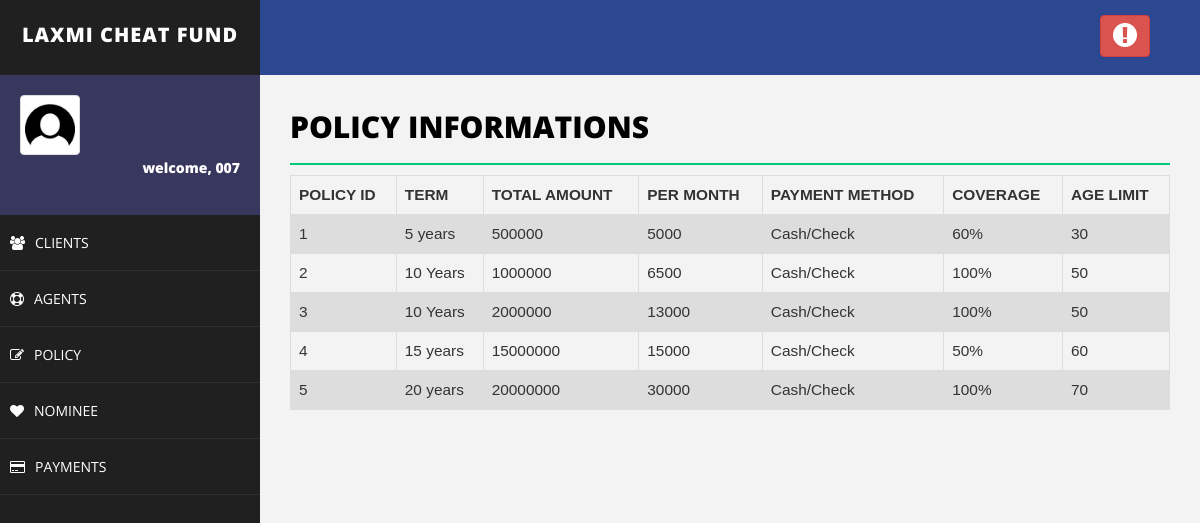
Screenshot of /policy.php (signed in) with the database file from the repository.
### tables this page shows
CREATE TABLE `policy` (
  `policy_id` varchar(50) NOT NULL,
  `term` varchar(50) NOT NULL,
  `health_status` varchar(50) NOT NULL,
  `system` varchar(50) NOT NULL,
  `payment_method` varchar(50) NOT NULL,
  `coverage` varchar(50) NOT NULL,
  `age_limit` varchar(20) NOT NULL
);

### policy.php (the view, shortened to what this page needs)
<!DOCTYPE html>
<html>
<head>
    <link href="assets/css/bootstrap.css" rel="stylesheet" />
    <link href="assets/css/font-awesome.css" rel="stylesheet" />
    <link href="assets/css/basic.css" rel="stylesheet" />
    <link href="assets/css/custom.css" rel="stylesheet" />
</head>
<body>
<?php include 'header.php';
?>
        <div id="page-wrapper">
                <div class="row">
                    <div class="col-md-12">
                        <h1 class="page-head-line">Policy Informations
						</h1>
                    </div>
                </div>
<?php
include'connection.php';
	$sql = "SELECT policy_id,term,health_status,system,payment_method,coverage, age_limit FROM policy";
	$result = $conn->query($sql);
    echo "<table class=\"table\">\n";
    echo "  <tr>\n";
    echo "    <th>POLICY ID</th>\n";
    echo "    <th>TERM</th>\n";
    echo "    <th>TOTAL AMOUNT</th>\n";
    echo "    <th>PER MONTH</th>\n";
	echo "    <th>PAYMENT METHOD</th>\n";
    echo "    <th>COVERAGE</th>\n";
    echo "    <th>AGE LIMIT</th>\n";
    echo "  </tr>";
	if ($result->num_rows > 0) {
	while($row = $result->fetch_assoc()) {
		echo "<tr>\n";
		echo "    <td>".$row["policy_id"]."</td>\n";
		echo "    <td>".$row["term"]."</td>\n";
		echo "    <td>".$row["health_status"]."</td>\n";
		echo "    <td>".$row["system"]."</td>\n";
		echo "    <td>".$row["payment_method"]."</td>\n";
		echo "    <td>".$row["coverage"]."</td>\n";
		echo "    <td>".$row["age_limit"]."</td>\n";
	}
	echo "</table>\n";
	} else {
    echo "0 results";
}
?>
        </div>
    </div>
</body>
</html>

### assets/css/basic.css (style rules this page uses)
body { font-family: 'Open Sans', sans-serif; line-height:25px; }
#page-wrapper { padding: 15px 15px; min-height: 600px; background: #F3F3F3; }
.page-head-line { font-size: 30px; text-transform: uppercase; color: #000; font-weight: 800; padding-bottom: 20px; border-bottom: 2px solid #00CA79; margin-bottom: 10px; }
@media (min-width:768px) { #page-wrapper { margin: 0 0 0 260px; padding: 15px 30px; min-height: 1200px; } }

### policy.php (style rules this page uses)
table { font-family: arial, sans-serif; border-collapse: collapse; width: 100%; margin-left:0%; font-size:110%; }
td, th { border: 1px solid #dddddd; text-align: left; padding: 8px; }
tr:nth-child(even) { background-color: #dddddd; }

### rows the page displays
policy: policy_id "1", term "5 years", health_status "500000", system "5000", payment_method "Cash/Check", coverage "60%", age_limit "30"
policy: policy_id "2", term "10 Years", health_status "1000000", system "6500", payment_method "Cash/Check", coverage "100%", age_limit "50"
policy: policy_id "3", term "10 Years", health_status "2000000", system "13000", payment_method "Cash/Check", coverage "100%", age_limit "50"
policy: policy_id "4", term "15 years", health_status "15000000", system "15000", payment_method "Cash/Check", coverage "50%", age_limit "60"
policy: policy_id "5", term "20 years", health_status "20000000", system "30000", payment_method "Cash/Check", coverage "100%", age_limit "70"

### other values shown
$_SESSION["username"] "007"
